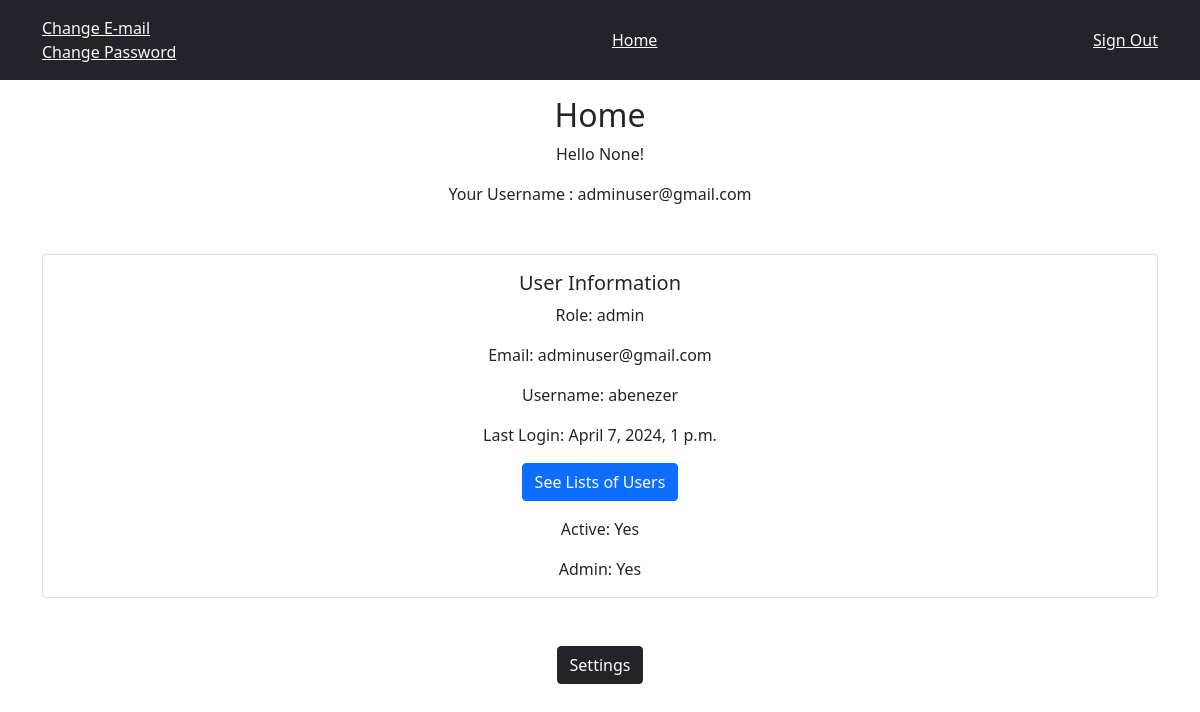
Screenshot of /home/ (signed in) with the database file from the repository.
### authuser/models.py (models this page shows, shortened)
class User(AbstractBaseUser, PermissionsMixin):
    email = models.EmailField(unique=True)
    first_name = models.CharField(max_length=255, blank=True, null=True)
    last_name = models.CharField(max_length=255, blank=True, null=True)
    username = models.CharField(max_length=255, unique=True, blank=True, null=True)
    role = models.CharField(max_length=25, choices=CustomUserManager.Roles.choices, default=CustomUserManager.Roles.FOOTBALL_PLAYER)
    is_staff = models.BooleanField(default=False)
    is_superuser = models.BooleanField(default=False)
    is_active = models.BooleanField(default=True)
    created_at = models.DateTimeField(auto_now_add=True)
    objects = CustomUserManager()
    USERNAME_FIELD = 'email'
    EMAIL_FIELD = 'email'
    REQUIRED_FIELDS = []
    class Meta:
        verbose_name = 'User'
        verbose_name_plural = 'Users'
    def __str__(self):
        return self.email

### templates/dashboard/home.html (shortened to what this page needs)
{% extends 'account/base.html' %}
{% block content %}
<div class="text-center">
    <h2>Home</h2>
    <p>Hello {{ user.first_name }}!</p>
    <p>Your Username : {{ user }}</p>
    <div class="container">
        {% if user.is_authenticated %}
        <div class="card mt-5">
            <div class="card-body">
                <h5 class="card-title">User Information</h5>
                <p class="card-text">Role: {{ user.role }}</p>
                <p class="card-text">Email: {{ user.email }}</p>
                {% if user.username %}
                <p class="card-text">Username: {{ user.username }}</p>
                {% endif %}
                {% if user.last_login %}
                <p class="card-text">Last Login: {{ user.last_login }}</p>
                {% endif %}
                {% if user.role == 'admin' %}
                <a class="btn btn-primary mb-3" href="/auth/users.html">See Lists of Users</a>
                {% endif %}
                {% if user.is_active %}
                <p class="card-text">Active: Yes</p>
                {% endif %}
                {% if user.role == 'admin' %}
                <p class="card-text">Admin: Yes</p>
                {% else %}
                <p class="card-text">Admin: No</p>
                {% endif %}
            </div>
        </div>
        {% endif %}
    </div>
    <a class="btn btn-dark mt-5" href="{% url 'socialaccount_connections' %}">Settings</a>
</div>
{% endblock %}

### rows the page displays
User: first_name "None", email "adminuser@gmail.com", role "admin", username "abenezer", last_login "April 7, 2024, 1 p.m."
